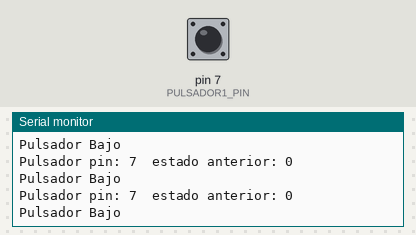
Bench run of a sketch on a simulated Arduino Uno, built with avr-gcc and run on an emulated ATmega328P. Shown: the last lines printed to the serial monitor. Inputs (shaded band) come from the test bench; at power-on: pin 7 (PULSADOR1_PIN) LOW.

Above: at 1.3 s.
1.4 s: pin 7 (PULSADOR1_PIN) pulled HIGH for 0.6 s
At 1.81 s:
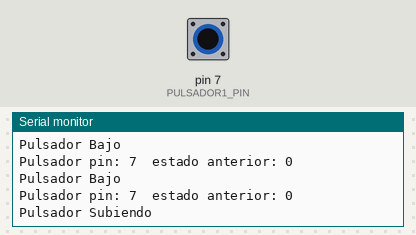
3.5 s: pin 7 (PULSADOR1_PIN) pulled HIGH for 1 s
At 4.31 s:
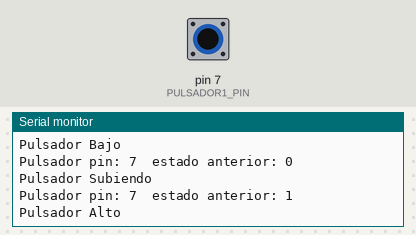

The sketch:

Ejercicio3.ino
```cpp
// Consigna:
// Conectar:
// - Un pulsador con resistencia de pull_up.

// Leer el pulsador, imprimir por consola los 4 estados posibles del pulsador.

// Definicion de pines
#define PULSADOR1_PIN 7

// Variables
int pulsador1_estado_anterior = 6;

void setup()
{
  Serial.begin(115200);

  // Inicializo pines
  pinMode(PULSADOR1_PIN, INPUT);
  pulsador1_estado_anterior = digitalRead(PULSADOR1_PIN);
}

void loop()
{
  leer_pulsador(PULSADOR1_PIN, pulsador1_estado_anterior);
  delay(500);
}

void leer_pulsador(int pin, int &estado_anterior)
{
  int estado_actual = digitalRead(pin);

  Serial.print("Pulsador pin: ");
  Serial.print(pin);
  Serial.print("\testado anterior: ");
  Serial.println(estado_anterior);

  if (estado_anterior == 0 && estado_actual == 0)
  {
    Serial.println("Pulsador Bajo");
  }
  else if (estado_anterior == 0 && estado_actual == 1)
  {
    Serial.println("Pulsador Subiendo");
  }
  else if (estado_anterior == 1 && estado_actual == 0)
  {
    Serial.println("Pulsador Bajando");
  }
  else if (estado_anterior == 1 && estado_actual == 1)
  {
    Serial.println("Pulsador Alto");
  }

  estado_anterior = estado_actual;
}
```

Measured:
- after the input at 1.4 s, the serial monitor: prints a new line after 0.11 s (image 1)
- after the input at 3.5 s, the serial monitor: prints a new line after 0.51 s (image 2)
